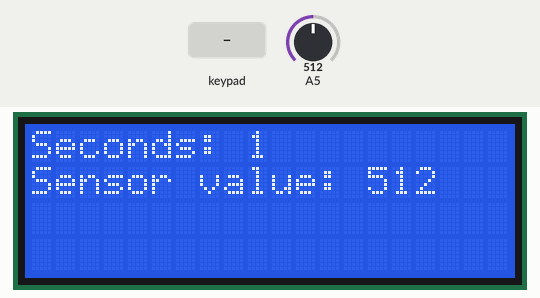
This sketch was run on a simulated Arduino Mega 2560, built with avr-gcc and run on an emulated ATmega2560. Shown: 20×4 character LCD. The test bench sets the inputs (shaded band); at power-on: A5 = 512.

Above: at 1.2 s.
1.3 s: keypad keys 3 0 3 1 3 2 3 3 # pressed 0.4 s apart
At 5.5 s:
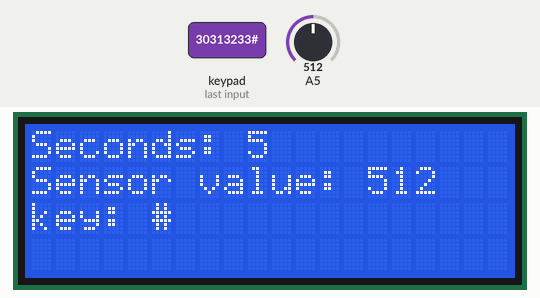
6.4 s: key 'A' pressed
At 7.8 s:
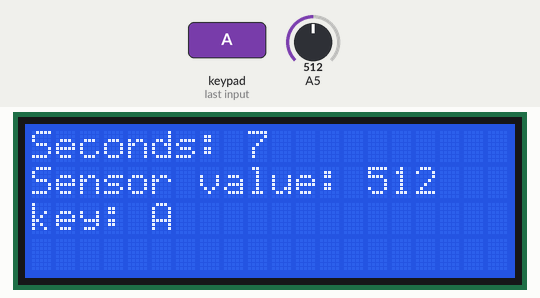
9.4 s: key 'B' pressed
At 10.4 s:
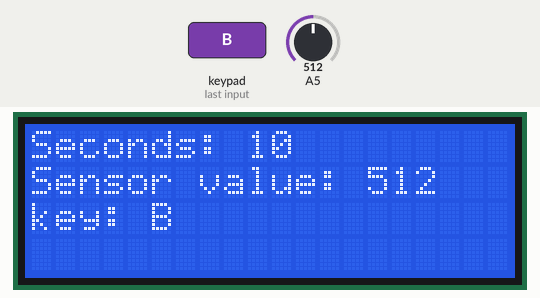
12.4 s: keypad keys 3 0 3 1 3 2 3 3 * pressed 0.4 s apart
At 16.8 s:
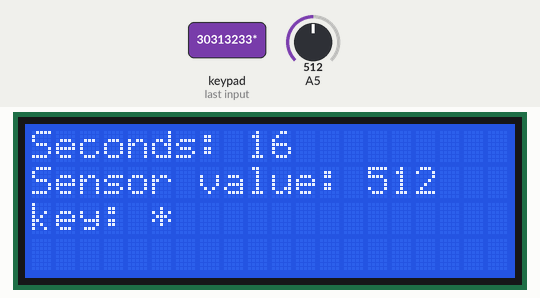
19.0 s: key 'C' pressed
At 19.8 s:
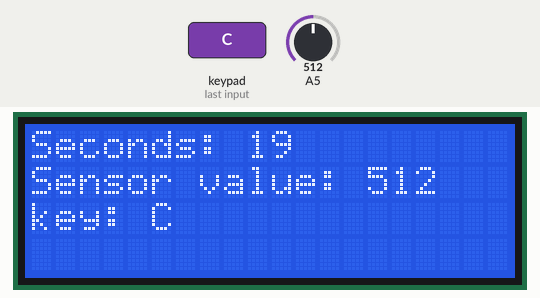
22.0 s: keypad keys 3 0 3 1 3 2 3 3 D pressed 0.4 s apart
At 26.8 s:
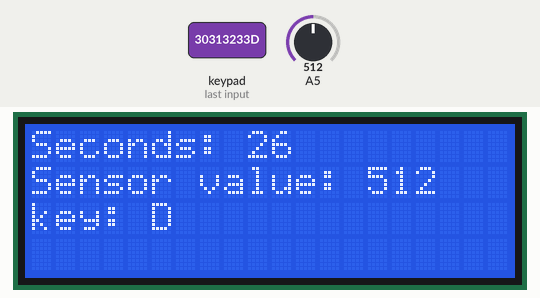
Timing chart, 0 to 28.3 s (numbered marks = the images above; inputs shaded):
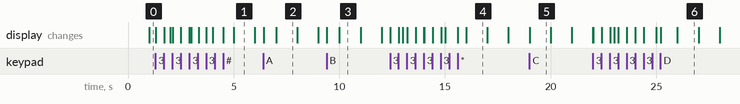

Measured:
- after the input at 1.3 s, the display: first changes at once (image 1 shows a later state)
- after the input at 6.4 s, the display: first changes at once (image 2 shows a later state)
- after the input at 9.4 s, the display: first changes at once (image 3 shows a later state)
- after the input at 12.4 s, the display: first changes at once (image 4 shows a later state)
- after the input at 19.0 s, the display: first differs from a run without the input at once (image 5)
- after the input at 22.0 s, the display: first differs from a run without the input at once (image 6 shows a later state)
- what the display in image 3 shows lasts 1.0 s, from 10.0 s to 11.0 s

The sketch:

Arduino_Mega_Setup.ino
```cpp
//SET-UP
//make sure correct port is selected (the one arduino is connected to)
//select correct arduino: Tools-> Board -> (select the arduino board being used)

////////////////////////////////////////////////////
//      LCD Display
////////////////////////////////////////////////////

#include <LiquidCrystal.h> //LCD 20x4 display

LiquidCrystal lcd(12, 11, 5, 4, 3, 2);


////////////////////////////////////////////////////
//      KEYPAD
////////////////////////////////////////////////////

#include <Keypad.h>

const byte ROWS = 4; //four rows
const byte COLS = 4; //three columns
char keys[ROWS][COLS] = {
  {'1','2','3','A'},
  {'4','5','6','B'},
  {'7','8','9','C'},
  {'*','0','#','D'}
};
byte rowPins[ROWS] = {30,31,32,33};
byte colPins[COLS] = {34,35,36,37};

Keypad keypad = Keypad( makeKeymap(keys), rowPins, colPins, ROWS, COLS);

char key;

////////////////////////////////////////////////////
//      Frequency Measurement
////////////////////////////////////////////////////

int sensorValue;


void setup() {
  lcd.begin(20,4);

  sensorValue = analogRead(A5);
}

void loop() {
  key = keypad.getKey();

  sensorValue = analogRead(A5);

  //print the number of seconds since reset
  lcd.setCursor(0, 0);
  lcd.print("Seconds: ");
  lcd.print(millis() / 1000);

  //print the frequency / analog signal
  //the read value might need to be adjustted to be more accurate
  lcd.setCursor(0, 1);
  lcd.print("Sensor value: ");
  lcd.print(sensorValue);

  //print the current key pressed
  if(key){
    lcd.setCursor(0, 2);
    lcd.print("key: ");
    lcd.print(key);
  }
    //lcd.clear();

}


//Embedded Systems Spring 2020 TAMK
//"Software Americans" group: Eric, Oscar, & Jaakko
```
